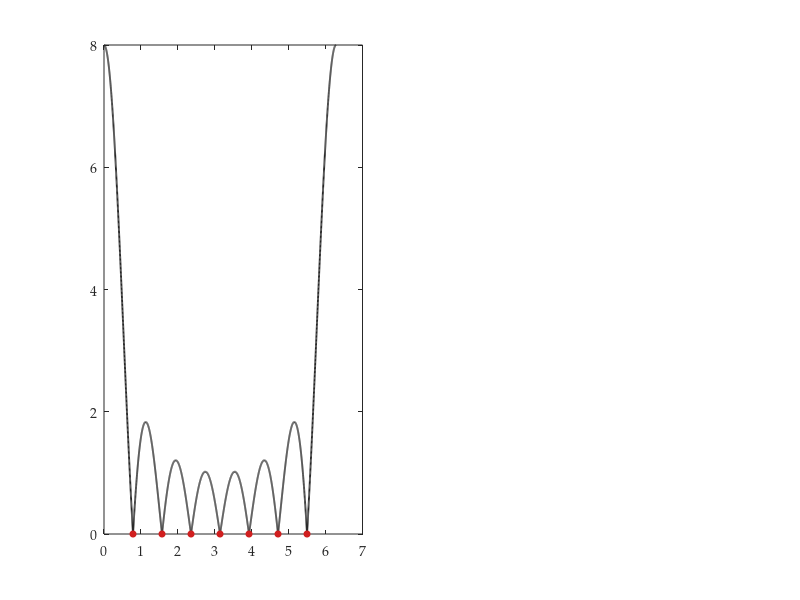

This chart was generated by the following MATLAB code: (Note: this script raises an error after producing the figure.)
% Plot |sin(N*omega/2) / sin(omega/2)| and mark zeros at omega = 2*pi*k/N.
% Usage (from repo root): octave figures/plot_dirichlet_zeros.m

function plot_dirichlet_zeros()
  out_dir = fileparts(mfilename('fullpath'));
  out_pdf = fullfile(out_dir, 'dirichlet_zeros.pdf');

  Ns = [8, 16];
  colors = [0.15, 0.15, 0.15; 0.45, 0.45, 0.45];

  figure('visible', 'off', 'color', 'w', 'units', 'inches', 'position', [0, 0, 5.8, 1.85]);
  % Must be the full Fontconfig name; 'Latin Modern Roman' falls back to Noto Sans.
  plot_font = 'TeX Gyre Pagella';
  set(0, 'defaulttextinterpreter', 'none');
  set(0, 'defaultaxesfontname', plot_font);
  set(0, 'defaulttextfontname', plot_font);

  for idx = 1:numel(Ns)
    N = Ns(idx);
    subplot(1, 2, idx);
    hold on;
    box on;

    w = linspace(0, 2 * pi, 4000);
    y = dirichlet_mag(w, N);

    plot(w, y, 'Color', colors(idx, :), 'LineWidth', 1.35);

    zero_ks = 1:(N - 1);
    zero_w = 2 * pi * zero_ks / N;
    plot(zero_w, zeros(size(zero_w)), 'o', ...
      'MarkerSize', 4.5, 'MarkerFaceColor', [0.82, 0.12, 0.12], ...
      'MarkerEdgeColor', [0.82, 0.12, 0.12]);

    for k = [1, 2]
      xline(zero_w(k), '--', 'Color', [0.75, 0.75, 0.75], 'LineWidth', 0.8);
    end

    ylim([0, N * 1.05]);
    xlim([0, 2 * pi]);
    set(gca, 'ytick', 0:N/2:N);
    tick_w = 2 * pi * (0:N) / N;
    tick_labels = cell(1, N + 1);
    tick_labels{1} = '0';
    tick_labels{2} = '2π/N';
    tick_labels{end} = '2π';
    for k = 3:N
      tick_labels{k} = '';
    end
    xticks(tick_w);
    xticklabels(tick_labels);
    xlabel('ω');
    ylabel('|D(ω)|');
    title(sprintf('N = %d', N));
    grid on;
    set(gca, 'GridAlpha', 0.18, 'FontSize', 9, 'LineWidth', 0.6);

    text(2 * pi, N * 1.05, 'Δω = 2π/N', ...
      'HorizontalAlignment', 'right', 'VerticalAlignment', 'top', ...
      'FontSize', 9, 'Color', 'k', 'BackgroundColor', 'w', ...
      'EdgeColor', 'none', 'Margin', 2, 'Clipping', 'off');
  end

  set(gcf, 'PaperUnits', 'inches', 'PaperSize', [5.8, 1.85], ...
    'PaperPosition', [0, 0, 5.8, 1.85]);

  print(out_pdf, '-dpdf', '-painters');
  fprintf('Wrote %s\n', out_pdf);
end

function y = dirichlet_mag(w, N)
  y = zeros(size(w));
  for i = 1:numel(w)
    if abs(w(i)) < 1e-12
      y(i) = N;
    else
      y(i) = abs(sin(N * w(i) / 2) / sin(w(i) / 2));
    end
  end
end

plot_dirichlet_zeros();
